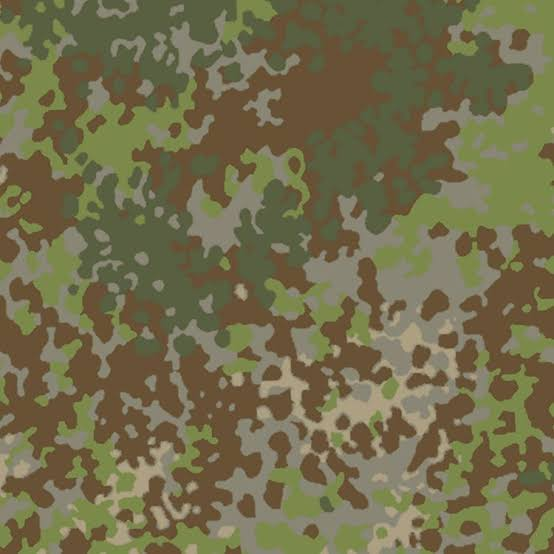
#> input picture images.jpg, 554 x 554 px
$ python camouflage_analyzer.py images.jpg   (older library calls are emulated)
#> lines starting #> are read from the running program, lines starting #| are printed output that depends on the picture; after the words box and inside, x2 and y2 are one past the last pixel; in counts of white or black regions, pixels touching at a corner belong together
#!/usr/bin/env python3
"""Analyze a camouflage reference image and create a procedural config.

The fitter is intentionally statistical: it estimates palette, area fractions,
macro-region scale and micro-spot structure.  It does not copy the source image
or reconstruct its exact geometry.

Best results: organic / Flecktarn / woodland-like patterns.
Digital and stripe families are detected and fitted more approximately.
"""

import argparse
import importlib.util
import json
import math
from pathlib import Path

import cv2
import numpy as np
from PIL import Image


def rgb_hex(v):
    v=np.clip(np.rint(v),0,255).astype(int)
    return '#%02X%02X%02X' % tuple(v.tolist())


def load_rgb(path, max_analysis=720):
    im=Image.open(path).convert('RGB')
    arr=np.array(im)
    h,w=arr.shape[:2]
    scale=min(1.0, float(max_analysis)/max(h,w))
    if scale < 1:
        arr=cv2.resize(arr,(max(2,round(w*scale)),max(2,round(h*scale))),interpolation=cv2.INTER_AREA)
    return arr, im.size


def kmeans_once(sample, k, attempts=5):
    criteria=(cv2.TERM_CRITERIA_EPS+cv2.TERM_CRITERIA_MAX_ITER,60,0.15)
    compact,labels,centers=cv2.kmeans(sample.astype(np.float32),k,None,criteria,attempts,cv2.KMEANS_PP_CENTERS)
    return compact/len(sample), centers


def choose_k(lab, kmin=3, kmax=7):
    flat=lab.reshape(-1,3)
    step=max(1,len(flat)//45000)
    sample=flat[::step].astype(np.float32)
    errors=[]
    centers=[]
    for k in range(kmin,kmax+1):
        e,c=kmeans_once(sample,k,attempts=4)
        errors.append(e); centers.append(c)
    # Elbow: stop before the first extra colour whose relative benefit is small.
    # 0.22 was deliberately chosen conservatively for textured fabric photos.
    improvements=[1-errors[i]/errors[i-1] for i in range(1,len(errors))]
    chosen=kmax
    for i,imp in enumerate(improvements, start=1):
        k=kmin+i
        if k>=4 and imp < 0.22:
            chosen=k-1
            break
    idx=chosen-kmin
    return chosen, centers[idx], errors, improvements


def quantize(arr, colors='auto', blur_sigma=None):
    h,w=arr.shape[:2]
    if blur_sigma is None:
        blur_sigma=max(0.8,min(h,w)/500.0)
    smooth=cv2.GaussianBlur(arr,(0,0),blur_sigma)
    lab=cv2.cvtColor(smooth,cv2.COLOR_RGB2LAB)
    if colors == 'auto':
        k,centers,errors,improvements=choose_k(lab)
    else:
        k=int(colors)
        flat=lab.reshape(-1,3)
        step=max(1,len(flat)//50000)
        _,centers=kmeans_once(flat[::step],k,attempts=8)
        errors=[]; improvements=[]
    flat=lab.reshape(-1,3).astype(np.float32)
    # assign all pixels to nearest Lab centre
    labels=np.argmin(((flat[:,None,:]-centers[None,:,:])**2).sum(axis=2),axis=1).reshape(h,w).astype(np.uint8)
    # suppress fabric weave / JPEG chatter without destroying the camouflage edge
    labels=cv2.medianBlur(labels,5 if min(h,w)>=350 else 3)
    palette=[]; coverage=[]
    for i in range(k):
        pix=arr[labels==i]
        if len(pix):
            palette.append(np.median(pix,axis=0))
        else:
            palette.append(np.array([0,0,0]))
        coverage.append(float(np.mean(labels==i)))
    return labels,np.asarray(palette),np.asarray(coverage),{
        'k':k,'blur_sigma':blur_sigma,'kmeans_errors':errors,'kmeans_improvements':improvements
    }


def boundary_run_lengths(a, axis):
    if axis==1:
        a=a.T
    lens=[]
    for col in a.T:
        x=np.r_[False,col,False].astype(np.int8)
        d=np.diff(x)
        starts=np.where(d==1)[0]; ends=np.where(d==-1)[0]
        lens.extend((ends-starts).tolist())
    return np.asarray(lens,dtype=float)


def style_scores(arr, labels):
    # Digital score: percentage of quantized boundary length contained in long
    # exact horizontal/vertical runs.
    v=labels[:,1:]!=labels[:,:-1]
    h=labels[1:,:]!=labels[:-1,:]
    lv=boundary_run_lengths(v,0)
    lh=boundary_run_lengths(h,1)
    runs=np.r_[lv,lh]
    run_thr=max(4,min(labels.shape)//100)
    digital=float(runs[runs>=run_thr].sum()/max(1.0,runs.sum())) if len(runs) else 0.0

    # Stripe score: coherence of edge orientation.
    gray=cv2.cvtColor(arr,cv2.COLOR_RGB2GRAY).astype(np.float32)
    gray=cv2.GaussianBlur(gray,(0,0),max(1.0,min(arr.shape[:2])/300.0))
    gx=cv2.Sobel(gray,cv2.CV_32F,1,0,ksize=3)
    gy=cv2.Sobel(gray,cv2.CV_32F,0,1,ksize=3)
    mag=np.hypot(gx,gy)
    mask=mag>np.quantile(mag,.75)
    if np.any(mask):
        theta=np.arctan2(gy[mask],gx[mask])
        weights=mag[mask]
        z=np.sum(weights*np.exp(2j*theta))
        stripe=float(abs(z)/max(1e-9,weights.sum()))
        normal_angle=float(np.degrees(.5*np.angle(z)))
    else:
        stripe=0.0; normal_angle=0.0
    return {'digital':digital,'stripe':stripe,'normal_angle':normal_angle}


def periodic_nn_dist(points, w, h):
    if len(points)<2:
        return np.array([])
    p=np.asarray(points,float)
    out=[]
    for i in range(len(p)):
        dx=np.abs(p[:,0]-p[i,0]); dx=np.minimum(dx,w-dx)
        dy=np.abs(p[:,1]-p[i,1]); dy=np.minimum(dy,h-dy)
        d=np.hypot(dx,dy); d[i]=np.inf
        out.append(d.min())
    return np.asarray(out)


def component_stats(mask, image_area, min_dim):
    n,lab,stats,cents=cv2.connectedComponentsWithStats(mask.astype(np.uint8),8)
    if n<=1:
        return {'all':[], 'macro':[], 'micro':[], 'centroids':[]}
    comps=[]
    big_threshold=max(40,int(image_area*0.004))
    tiny_threshold=max(6,int(image_area*0.00004))
    for i in range(1,n):
        area=int(stats[i,cv2.CC_STAT_AREA])
        if area<tiny_threshold:
            continue
        x,y=cents[i]
        diam=math.sqrt(4*area/math.pi)
        comps.append({'area':area,'diameter':diam,'centroid':(float(x),float(y))})
    macro=[c for c in comps if c['area']>=big_threshold]
    micro=[c for c in comps if c['area']<big_threshold]
    return {'all':comps,'macro':macro,'micro':micro,'centroids':[c['centroid'] for c in micro]}


def organic_config(arr, labels, palette, coverage, original_size, seed=1000):
    h,w=labels.shape
    min_dim=min(h,w)
    area=h*w
    stats=[]
    macro_area=[]
    macro_scales=[]
    for i in range(len(palette)):
        s=component_stats(labels==i,area,min_dim)
        stats.append(s)
        ma=sum(c['area'] for c in s['macro'])/area
        macro_area.append(ma)
        if s['macro']:
            di=np.asarray([c['diameter'] for c in s['macro']])
            # empirically maps connected-region diameter to the generator's
            # low-frequency Gaussian scale reasonably well.
            sc=float(np.clip(np.quantile(di,.65)*0.35, min_dim*.035, min_dim*.20))
        else:
            sc=float(min_dim*.10)
        macro_scales.append(sc)

    macro=np.asarray(macro_area,float)
    # If segmentation does not produce enough big components, fall back to the
    # total colour coverage.  Otherwise normalise macro ownership to one full
    # interlocking field.
    if macro.sum()<0.40:
        macro=coverage.copy()
    macro=np.clip(macro,0.01,None); macro/=macro.sum()

    # Keep image dimensions equal to the reference.  Parameters are expressed
    # in pixels, so this preserves the measured feature scale.
    ow,oh=original_size
    sx=ow/w; sy=oh/h; size_scale=(sx+sy)/2
    pal=[rgb_hex(c) for c in palette]
    layers=[{
        'type':'multicolor_blobs',
        'colors':pal,
        'coverages':[round(float(x),5) for x in macro],
        'scales':[round(float(x*size_scale),2) for x in macro_scales],
        'octaves':4,
        'persistence':0.54,
        'seed':int(seed)
    }]

    report=[]
    for i,s in enumerate(stats):
        micro=s['micro']
        micro_area=sum(c['area'] for c in micro)/area
        macro_part=sum(c['area'] for c in s['macro'])/area
        entry={
            'color':pal[i],
            'coverage':float(coverage[i]),
            'macro_area':float(macro_part),
            'micro_area':float(micro_area),
            'macro_components':len(s['macro']),
            'micro_components':len(micro)
        }
        if micro:
            diam=np.asarray([c['diameter'] for c in micro])
            # Ignore the tiniest residue after segmentation when estimating dots.
            useful=diam[diam>=max(2.5,min_dim*.006)]
            if len(useful)==0: useful=diam
            rmin=float(np.clip(np.quantile(useful,.20)/2,2.0,min_dim*.035))*size_scale
            rmax=float(np.clip(np.quantile(useful,.80)/2,3.0,min_dim*.070))*size_scale
            count=int(np.clip(round(len(useful)*size_scale*size_scale),3,260))
            nn=periodic_nn_dist(s['centroids'],w,h)
            if len(nn):
                spread=float(np.clip(np.quantile(nn,.65)*1.6,min_dim*.025,min_dim*.13))*size_scale
            else:
                spread=min_dim*.06*size_scale
            groups=max(2,int(round(math.sqrt(count)*0.9)))
            entry.update({'spot_radius':[rmin,rmax],'spot_count':count,'spot_groups':groups,'spot_spread':spread})
            # Only add a micro layer when it occupies a meaningful part of the
            # picture. This prevents noise from becoming fake dots.
            if micro_area>=0.006 and count>=4:
                layers.append({
                    'type':'clustered_spots',
                    'color':pal[i],
                    'count':count,
                    'groups':groups,
                    'spread':round(spread,2),
                    'min_radius':round(rmin,2),
                    'max_radius':round(max(rmin+1,rmax),2),
                    'min_aspect':0.62,
                    'max_aspect':1.55,
                    'min_lobes':1,
                    'max_lobes':3,
                    'lobe_offset':0.50,
                    'seed':int(seed+101*(i+1))
                })
        report.append(entry)

    cfg={
        'width':int(ow),'height':int(oh),
        'base_color':pal[int(np.argmax(coverage))],
        'layers':layers
    }
    return cfg,report


# [51 lines left out: functions digital_config, stripe_config, import_generator, not called in this run]


def main():
    ap=argparse.ArgumentParser(description='Fit a procedural camouflage config to a reference image')
    ap.add_argument('reference')
    ap.add_argument('--output','-o',default='fitted_camouflage.json')
    ap.add_argument('--colors',default='auto',help='palette size (3..8) or auto')
    ap.add_argument('--style',choices=['auto','organic','digital','stripes'],default='auto')
    ap.add_argument('--seed',type=int,default=1000)
    ap.add_argument('--report',default=None,help='optional analysis report JSON')
    ap.add_argument('--preview',default=None,help='optional generated preview PNG')
    ap.add_argument('--generator',default=str(Path(__file__).with_name('camouflage_generator_v3.py')))
    ap.add_argument('--max-analysis',type=int,default=720)
    args=ap.parse_args()

    arr,original_size=load_rgb(args.reference,args.max_analysis)
#> in load_rgb, im is the input picture: PIL image 554x554 RGB; mean R, G, B 114.8, 109.3, 76.1
#> original_size = (554, 554)
    colors=args.colors if args.colors=='auto' else int(args.colors)
    labels,palette,coverage,qinfo=quantize(arr,colors)
#> in quantize, `lab=cv2.cvtColor(smooth,cv2.COLOR_RGB2LAB)`: lab: shape (554, 554, 3); mean of channels 0, 1, 2 116.9, 124.8, 147.5
#> in choose_k, `step=max(1,len(flat)//45000)`: step = 6
#> the loop in choose_k, `for k in range(kmin,kmax+1):` made 5 passes
#> (compact in kmeans_once, e) on passes 1 to 5: (4300199.4, 84.07), (2865928.8, 56.03), (1957359.5, 38.26), (1352973.8, 26.45), (1186088.6, 23.19)
#> after the loop in choose_k, `for k in range(kmin,kmax+1):`: centers = 5 items; errors = [84.07, 56.03, 38.26, 26.45, 23.19]
#> in choose_k, `improvements=[1-errors[i]/errors[i-1] for i in range(1,len(errors))]`: improvements = [0.334, 0.317, 0.309, 0.123]
#> the loop in choose_k, `for i,imp in enumerate(improvements, start=1):` made 4 passes
#> (imp, chosen) on pass 4: (0.123, 6)
#> imp on passes 1 to 3: 0.334, 0.317, 0.309
#> in choose_k, `idx=chosen-kmin`: idx = 3
#> in quantize, `k,centers,errors,improvements=choose_k(lab)`: k = 6; centers = [[100.7, 121.5, 145.6], [138.8, 114.5, 157.5], [93.34, 132.5, 147.7], [141.1, 125.6, 139.9], [163.5, 126.7, 144.9], [119.6, 125.1, 146.7]]; errors = [84.07, 56.03, 38.26, 26.45, 23.19]; improvements = [0.334, 0.317, 0.309, 0.123]
#> in quantize, `labels=cv2.medianBlur(labels,5 if min(h,w)>=350 else 3)`:
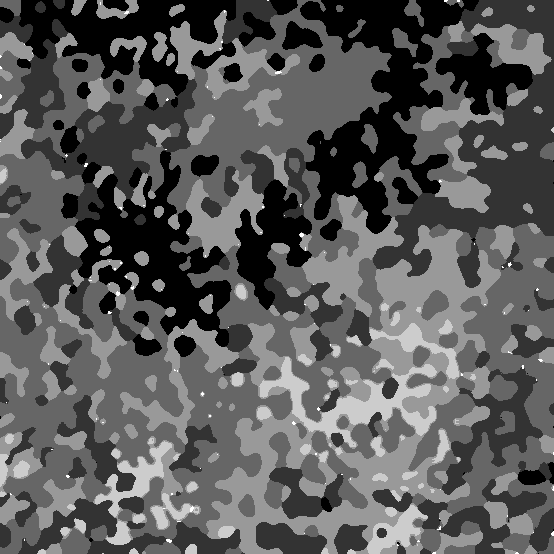
#> labels: shape (554, 554); min 0, max 5, mean 1.76; drawn with min black and max white
#> after the loop in quantize, `for i in range(k):`: coverage = [0.174, 0.206, 0.345, 0.231, 0.0417, 0.00146]; palette = [[89, 96, 65], [125, 137, 76], [104, 82, 55], [137, 134, 113], [168, 157, 128], [130, 127, 89]]
#> coverage = [0.174, 0.206, 0.345, 0.231, 0.0417, 0.00146]; qinfo = {'k': 6, 'blur_sigma': 1.11, 'kmeans_errors': [84.07, 56.03, 38.26, 26.45, 23.19], 'kmeans_improvements': [0.334, 0.317, 0.309, 0.123]}
    scores=style_scores(arr,labels)
#> in style_scores, `v=labels[:,1:]!=labels[:,:-1]`:
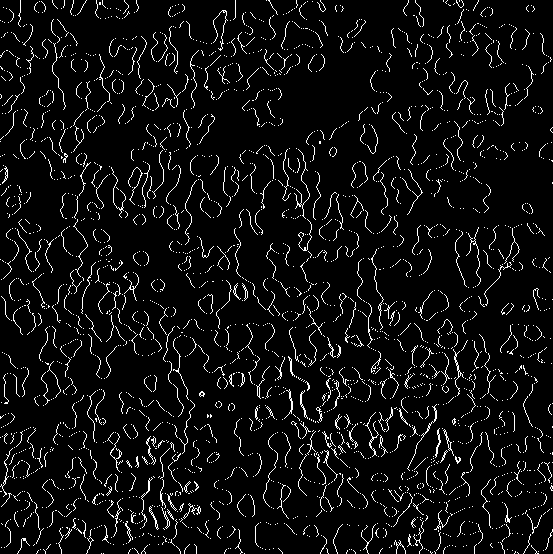
#> v: shape (554, 553) bool; 6% white in thin lines or dots
#> in style_scores, `h=labels[1:,:]!=labels[:-1,:]`:
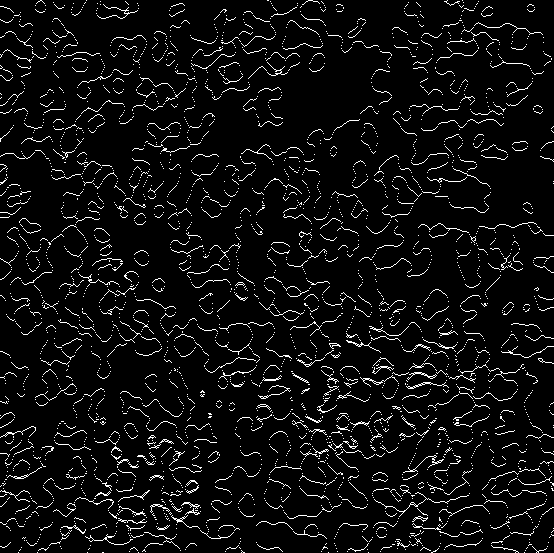
#> h: shape (553, 554) bool; 5.8% white in thin lines or dots
#> the loop in boundary_run_lengths, `for col in a.T:` made 553 passes
#> (starts, ends) on pass 35: ([6, 129, 151, 280, 286, 316, 327, 398, 429, 431, 502, 544], [10, 131, 153, 281, 287, 323, 328, 400, 430, 432, 503, 545])
#> after the loop in boundary_run_lengths, `for col in a.T:`: lens = 10584 values, max 18 at index 4710, min 1 at index 0, mean 1.73
#> in style_scores, `lv=boundary_run_lengths(v,0)`: lv has the same summary as lens in boundary_run_lengths
#> call 2 of boundary_run_lengths, with axis = 1
#> in boundary_run_lengths (call 2), `a=a.T`:
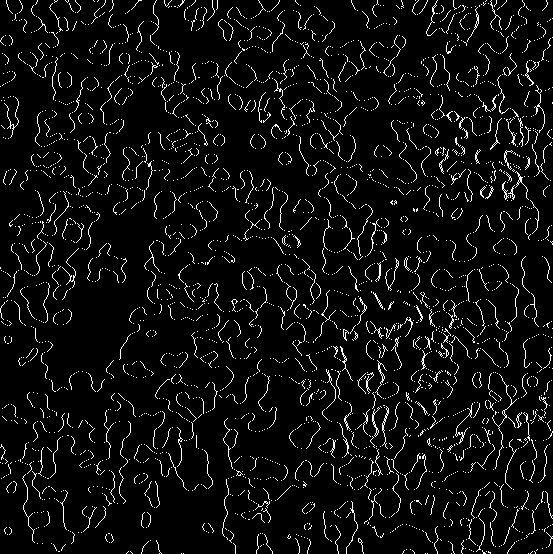
#> a: shape (554, 553) bool; 5.8% white in thin lines or dots
#> the loop in boundary_run_lengths (call 2), `for col in a.T:` made 553 passes
#> (starts, ends) on passes 1, 2, 7: ([40, 86, 267, 308, 447, 462], [42, 87, 269, 313, 448, 463]), ([38, 42, 100, 125, 270, 306, 313, 321, 444, 457, 478], [40, 43, 101, 126, 271, 308, 318, 322, 447, 460, 479]), ([0, 56, 105, 171, 301, 405, 420, 460, 462, 475, 488, 527], [4, 57, 106, 173, 302, 406, 421, 461, 463, 476, 490, 528])
#> after the loop in boundary_run_lengths (call 2), `for col in a.T:`: lens = 10619 values, max 17 at index 1088, min 1 at index 1, mean 1.67
#> in style_scores, `lh=boundary_run_lengths(h,1)`: lh has the same summary as lens in boundary_run_lengths
#> in style_scores, `digital=float(runs[runs>=run_thr].sum()/max(1.0,runs.sum())) if len(ru..`: digital = 0.208
#> in style_scores, `mask=mag>np.quantile(mag,.75)`:
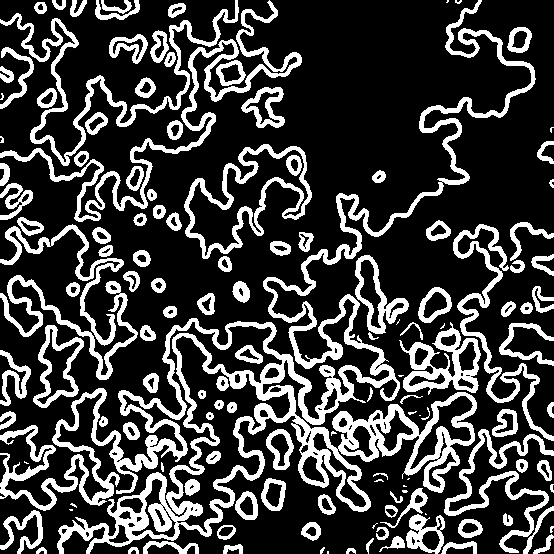
#> mask: shape (554, 554) bool; 25% white; 136 white regions (22 under 20 px), largest, box (x1, y1, x2, y2) and area: (0, 0, 536, 554) 30282, (0, 0, 302, 222) 4911, (0, 0, 239, 166) 3712
#> in style_scores, `stripe=float(abs(z)/max(1e-9,weights.sum()))`: stripe = 0.0461
#> in style_scores, `normal_angle=float(np.degrees(.5*np.angle(z)))`: normal_angle = 6.47
#> scores = {'digital': 0.208, 'stripe': 0.0461, 'normal_angle': 6.47}

    if args.style=='auto':
        # These thresholds are intentionally conservative; ambiguous images are
        # treated as organic rather than forcing a wrong digital/stripe model.
        if scores['stripe']>0.46:
            style='stripes'
        elif scores['digital']>0.34:
            style='digital'
        else:
            style='organic'
    else:
        style=args.style

    if style=='organic':
        cfg,detail=organic_config(arr,labels,palette,coverage,original_size,args.seed)
#> the loop in organic_config, `for i in range(len(palette)):` made 6 passes
#> (n in component_stats, ma, di, sc) on passes 1, 5: (56, 0.147, [108.4, 142.3, 66.52, 122.6, 77.23], 40.92), (66, 0.0191, [73.76, 45.09], 22.3)
#> (n in component_stats, ma, sc) on passes 2, 3, 4, 6: (78, 0.133, 19.39), (96, 0.262, 33.97), (172, 0.141, 21.22), (115, 0, 55.4)
#> pass 1, in component_stats, `n,lab,stats,cents=cv2.connectedComponentsWithStats(mask.astype(np.uint..`:
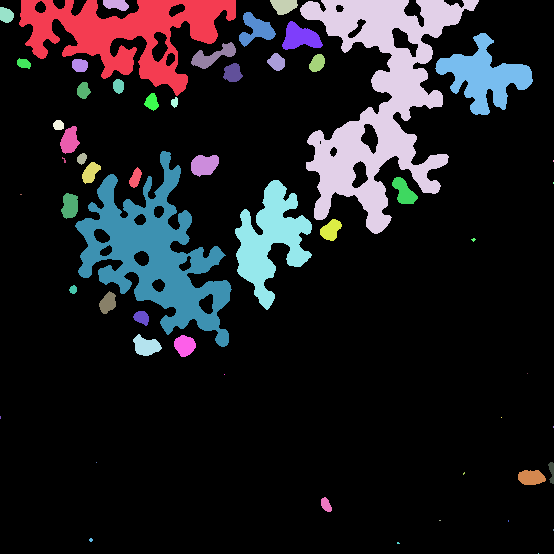
#> lab: shape (554, 554) int32; 56 distinct labels, from 0 to 55; one colour per label, 0 black
#> pass 3, in component_stats (call 3), `n,lab,stats,cents=cv2.connectedComponentsWithStats(mask.astype(np.uint..`:
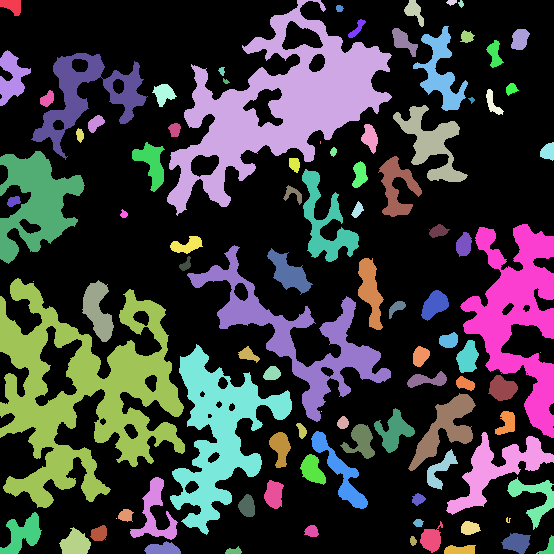
#> lab: shape (554, 554) int32; 96 distinct labels, from 0 to 95; one colour per label, 0 black
#> after the loop in organic_config, `for i in range(len(palette)):`: macro_area = [0.147, 0.133, 0.262, 0.141, 0.0191, 0]; macro_scales = [40.92, 19.39, 33.97, 21.22, 22.3, 55.4]; stats = 6 items
#> in organic_config, `macro=np.asarray(macro_area,float)`: macro = [0.147, 0.133, 0.262, 0.141, 0.0191, 0]
#> in organic_config, `macro = np.clip(macro, 0.01, None)`: macro = [0.147, 0.133, 0.262, 0.141, 0.0191, 0.01]
#> in organic_config, `macro /= macro.sum()`: macro = [0.206, 0.187, 0.368, 0.199, 0.0269, 0.014]
#> in organic_config, `ow,oh=original_size`: ow = 554
#> in organic_config, `sx = ow / w`: sx = 1
#> in rgb_hex, `v=np.clip(np.rint(v),0,255).astype(int)`: v = [89, 96, 65]
#> in organic_config, `pal=[rgb_hex(c) for c in palette]`: pal = ['#596041', '#7D894C', '#685237', '#898671', '#A89D80', '#827F59']
#> the loop in organic_config, `for i,s in enumerate(stats):` made 6 passes
#> (micro_area, macro_part, rmin, rmax, count, nn, spread) on pass 6: (0.000336, 0, 2, 3, 7, [138.9, 132.5, 164.1, 163.9, 132.5, 39.01, 39.01], 72.02)
#> (micro_area, macro_part, rmin, rmax, count, spread, groups) on passes 1 to 5: (0.0272, 0.147, 5.95, 10.72, 33, 58.2, 5), (0.0732, 0.133, 5.73, 13.87, 63, 57.12, 7), (0.0835, 0.262, 5.8, 12.58, 78, 49.15, 8), (0.0896, 0.141, 4.12, 10.83, 123, 45, 10), (0.0224, 0.0191, 3.03, 6.53, 55, 42.73, 7)
#> after the loop in organic_config, `for i,s in enumerate(stats):`: layers = 6 items
#> cfg = 4 items; detail = 6 items
    elif style=='digital':
        cfg,detail=digital_config(arr,labels,palette,coverage,original_size,args.seed)
    else:
        cfg,detail=stripe_config(arr,labels,palette,coverage,original_size,scores['normal_angle'],args.seed)

    Path(args.output).write_text(json.dumps(cfg,indent=2,ensure_ascii=False),encoding='utf-8')

    report={
        'reference':str(args.reference),
        'original_size':list(original_size),
        'analysis_size':[arr.shape[1],arr.shape[0]],
        'selected_style':style,
        'style_scores':scores,
        'palette_colors':[rgb_hex(c) for c in palette],
        'palette_coverages':[float(x) for x in coverage],
        'quantization':qinfo,
        'detail':detail
    }
    report_path=args.report or str(Path(args.output).with_suffix('.analysis.json'))
    Path(report_path).write_text(json.dumps(report,indent=2,ensure_ascii=False),encoding='utf-8')

    print('Style:',style)
    print('Palette:')
    for c,a in sorted(zip(report['palette_colors'],coverage),key=lambda x:-x[1]):
        print(f'  {c}: {a*100:.1f}%')
#> this loop made 6 passes
#> (c, a) on passes 1 to 6: ('#685237', 0.345), ('#898671', 0.231), ('#7D894C', 0.206), ('#596041', 0.174), ('#A89D80', 0.0417), ('#827F59', 0.00146)
#|   #685237: 34.5%
#|   #898671: 23.1%
#|   #7D894C: 20.6%
#|   #596041: 17.4%
#|   #A89D80: 4.2%
#|   #827F59: 0.1%
    print('Saved config:',args.output)
    print('Saved analysis:',report_path)

    if args.preview:
        gen=import_generator(args.generator)
        img=gen.generate_camouflage(cfg)
        Image.fromarray(img,'RGB').save(args.preview)
        print('Saved preview:',args.preview)


if __name__=='__main__':
    main()
